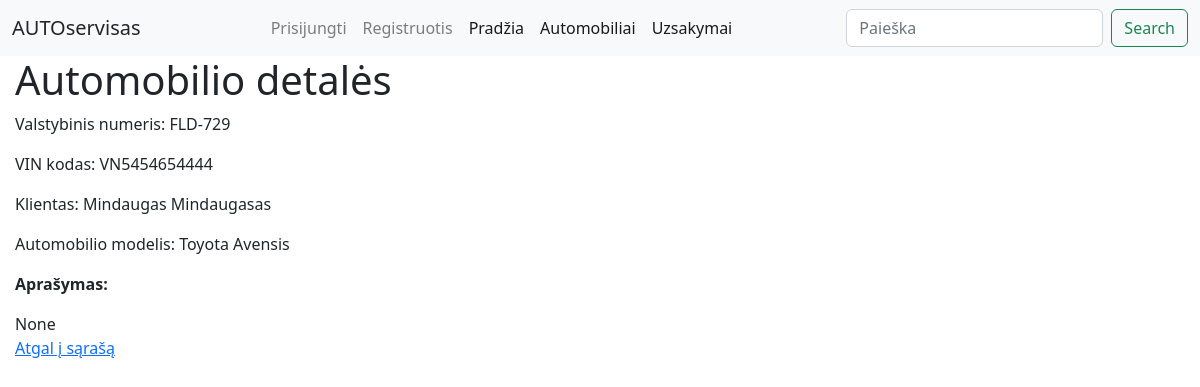
The page /autoservice/automobilis/2/ on the database its author committed.
### autoservice/models.py (models this page shows, shortened)
class Car(models.Model):
    license_plate = models.CharField('Valstybinis numeris', max_length=20, help_text='Įveskite automobilio valstybinį numerį')
    vin = models.CharField('VIN kodas', max_length=50, help_text='Įveskite automobilio VIN kodą')
    customer = models.CharField('Kleintas', max_length=100, help_text='Įveskite kliento vardą arba pavadinimą')
    description = HTMLField('Aprašymas', blank=True, null=True, help_text="Įveskite automobilio modelio aprašymą")
    car_model = models.ForeignKey(CarModel, on_delete=models.SET_NULL, null=True, help_text='Pasirinkite automobilio modelį')
    cover = models.ImageField('Nuotrauka', upload_to='covers', null=True)
    class Meta:
        verbose_name = 'Automobilis'
        verbose_name_plural = 'Automobiliai'

class CarModel(models.Model):
    make = models.CharField('Marke', max_length=100, help_text='Įveskite automobilio markę')
    model = models.CharField('Modelis', max_length=100, help_text='Įveskite automobilio modelį')
    class Meta:
        verbose_name = 'AutoModelis'
        verbose_name_plural = 'AutoModeliai'
    def __str__(self):
        return f'{self.make} {self.model}'

### autoservice/views.py (the view)
# urls.py: path('automobilis/<int:car_id>/', views.automobilis_detail, name='automobilis_detail'),
def automobilis_detail(request, car_id):
    car = get_object_or_404(Car, id=car_id)
    context = {
        'car': car
    }
    return render(request, 'automobilis_detail.html', context)

### autoservice/templates/automobilis_detail.html
{% extends "base.html" %}
{% block content %}
  <h1>Automobilio detalės</h1>
  <p>Valstybinis numeris: {{ car.license_plate }}</p>
  <p>VIN kodas: {{ car.vin }}</p>
  <p>Klientas: {{ car.customer }}</p>
  <p>Automobilio modelis: {{ car.car_model }}</p>
  <p><strong>Aprašymas:</strong></p>
    <div>{{ car.description|safe }}</div>
</body>
</html>
  <a href="{% url 'automobiliai' %}">Atgal į sąrašą</a>
{% endblock %}

### rows shown on the page
Car: license_plate "FLD-729", vin "VN5454654444", customer "Mindaugas Mindaugasas", car_model "Toyota Avensis", description "None"
